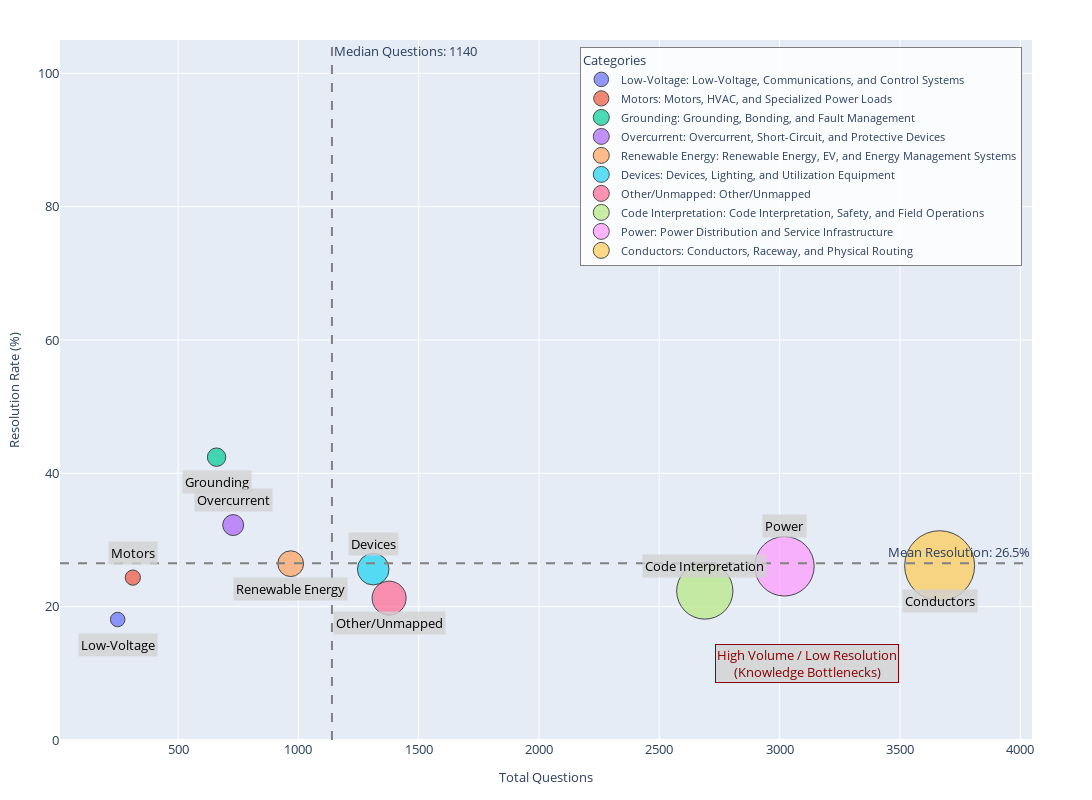

Source (notebook cell):
### Markdown cell above
## Knowledge Bottleneck Graph
- Loads and preprocesses Q&A data from `Final_Analysis.csv`
- Creates boolean columns (`IsQuestion`, `HasSolution`, `AnsweredQuestion`) to identify question presence and resolution status
- Filters to question rows with valid categories and aggregates metrics by `Category` (total questions, answered questions, resolution rate)
- Filters out categories with fewer than 5 questions (`MIN_QUESTIONS_THRESHOLD`)
- Calculates reference lines (overall mean resolution rate, median question count) to identify knowledge bottlenecks
- Creates an interactive bubble chart where bubble size represents unanswered questions, positioned by question volume (x-axis) and resolution rate (y-axis)
- Applies manual label positioning overrides for "Power" and "Conductors" categories to prevent overlap
- Exports the visualization as HTML, PNG, and SVG formats with publication-ready dimensions

## Configuration / Setup
- `MIN_QUESTIONS_THRESHOLD = 5` — minimum questions required for a category to be included
- `FONT_SIZE_PX = 13` — label and axis font size in pixels
- `LABEL_OFFSET_BOTTOM = (0, -25)`, `LABEL_OFFSET_TOP = (0, 25)` — default alternating label positions
- `LABEL_MANUAL_OVERRIDES` — dictionary for manual label positioning: `{'Power': (0, 40), 'Conductors': (0, -35)}`
- `SVG_DPI = 300`, `SVG_WIDTH_INCHES = 6.5` — publication SVG export dimensions
- Sentinel strings: `NO_QUESTION_SENTINEL = "No Question Present"`, `NO_SOLUTION_SENTINEL = "No Solution Present"`

## Inputs
- `PROCESSED_DIR / "Final_Analysis.csv"` (resolved: `data/processed/Final_Analysis.csv`)
    - Expected columns: `QuestionSummary`, `QuestionExcerpt`, `AnswerSummary`, `AnswerExcerpt`, `Category`, `IsQuestion` (computed), `HasSolution` (computed)

## Outputs
- `QA_FIGURES_DIR / "knowledge_bottleneck_bubble.html"` (resolved: `figures/QA/knowledge_bottleneck_bubble.html`) — interactive Plotly chart
- `QA_FIGURES_DIR / "knowledge_bottleneck_bubble.png"` (resolved: `figures/QA/knowledge_bottleneck_bubble.png`) — static PNG image (requires `kaleido`)
- `QA_FIGURES_DIR / "knowledge_bottleneck_bubble.svg"` (resolved: `figures/QA/knowledge_bottleneck_bubble.svg`) — publication-ready SVG (1950×1300 px at 300 DPI)
- Console output: diagnostic table showing aggregated metrics per category, mean resolution rate, and median question count
- In-memory DataFrames: `df` (full dataset), `df_q` (filtered questions), `agg` (category aggregates), `agg_sorted` (sorted by question count)

## Notes / Assumptions
- Requires `pandas`, `plotly`, and optionally `kaleido` (for PNG/SVG export)
- Assumes `QuestionSummary`, `QuestionExcerpt`, `AnswerSummary`, `AnswerExcerpt`, and `Category` columns exist in input CSV
- Questions are identified by non-empty, non-sentinel values in Question fields; solutions by non-empty, non-sentinel Answer fields
- Categories with `total_questions >= median_question_count` and `resolution_rate <= overall_mean_resolution` are flagged as bottlenecks
- Short labels are extracted by taking the first word/phrase before a comma in the category name
- Bubble size is normalized proportionally to `unanswered_questions` for consistent visual scaling
- The chart includes reference lines marking mean resolution rate and median question count to define the bottleneck quadrant (high volume, low resolution)

### Code cell
import sys
from pathlib import Path

# === Paths / Configuration ===
# Dynamically locate the repo root so this notebook works from any CWD
nb_dir = Path.cwd()
repo_root = nb_dir.parent if nb_dir.name == "notebooks" else nb_dir
if str(repo_root) not in sys.path:
    sys.path.insert(0, str(repo_root))

from src.paths import PROJECT_ROOT, DATA_DIR, PROCESSED_DIR, FIGURES_DIR

# === Imports ===
import json
import ast
import pandas as pd
from typing import Dict, Optional
import plotly.graph_objects as go
import plotly.express as px

# === Setup output directory ===
QA_FIGURES_DIR = FIGURES_DIR / "QA"
QA_FIGURES_DIR.mkdir(parents=True, exist_ok=True)

# === Reuse parsing logic ===
def parse_themes_cell(cell) -> Optional[Dict[str, float]]:
    """Parse the Themes cell robustly, returning dict or None."""
    if pd.isna(cell) or cell == "" or cell is None:
        return None
    cell_str = str(cell).strip()
    if not cell_str:
        return None
    try:
        fixed = cell_str.replace("'", '"')
        parsed = json.loads(fixed)
        if isinstance(parsed, dict):
            return {k: float(v) for k, v in parsed.items() if isinstance(v, (int, float))}
    except (json.JSONDecodeError, ValueError, TypeError):
        pass
    try:
        parsed = ast.literal_eval(cell_str)
        if isinstance(parsed, dict):
            return {k: float(v) for k, v in parsed.items() if isinstance(v, (int, float))}
    except (ValueError, SyntaxError, TypeError):
        pass
    return None

def get_top_theme(themes_dict: Optional[Dict[str, float]]) -> Optional[str]:
    """Get the theme with highest percentage."""
    if not themes_dict:
        return None
    sorted_themes = sorted(themes_dict.items(), key=lambda x: (-x[1], x[0]))
    if sorted_themes:
        return sorted_themes[0][0]
    return None

# === Load and preprocess data ===
FINAL_ANALYSIS_CSV = PROCESSED_DIR / "Final_Analysis.csv"
df = pd.read_csv(FINAL_ANALYSIS_CSV)
print(f"Loaded {len(df)} rows from {FINAL_ANALYSIS_CSV.name}\n")

# Define sentinel strings
NO_QUESTION_SENTINEL = "No Question Present"
NO_SOLUTION_SENTINEL = "No Solution Present"

# Create IsQuestion column
def is_question_present(row):
    q_summary = str(row.get("QuestionSummary", "")).strip()
    q_excerpt = str(row.get("QuestionExcerpt", "")).strip()
    return (
        (q_summary and q_summary != "nan" and q_summary != NO_QUESTION_SENTINEL) or
        (q_excerpt and q_excerpt != "nan" and q_excerpt != NO_QUESTION_SENTINEL)
    )

df["IsQuestion"] = df.apply(is_question_present, axis=1)

# Create HasSolution column
def has_solution_present(row):
    a_summary = str(row.get("AnswerSummary", "")).strip()
    a_excerpt = str(row.get("AnswerExcerpt", "")).strip()
    return (
        (a_summary and a_summary != "nan" and a_summary != NO_SOLUTION_SENTINEL) or
        (a_excerpt and a_excerpt != "nan" and a_excerpt != NO_SOLUTION_SENTINEL)
    )

df["HasSolution"] = df.apply(has_solution_present, axis=1)

# Create AnsweredQuestion column
df["AnsweredQuestion"] = df["IsQuestion"] & df["HasSolution"]

# Filter to question rows only with valid Category
df_q = df[(df["IsQuestion"] == True) & (df["Category"].notna())].copy()

# === Aggregate by Category ===
MIN_QUESTIONS_THRESHOLD = 5

agg = df_q.groupby("Category").agg(
    total_questions=("IsQuestion", "count"),
    answered_questions=("AnsweredQuestion", "sum")
).reset_index()

agg["unanswered_questions"] = agg["total_questions"] - agg["answered_questions"]
agg["resolution_rate"] = agg["answered_questions"] / agg["total_questions"]

# Filter out categories with too few questions
agg = agg[agg["total_questions"] >= MIN_QUESTIONS_THRESHOLD].copy()

# === Print Diagnostics Table ===
print("=== Knowledge Bottleneck Summary by Category ===\n")
print(agg.to_string(index=False))
print()

# === Calculate reference lines ===
overall_mean_resolution = agg["resolution_rate"].mean() * 100
median_question_count = agg["total_questions"].median()

print(f"Overall mean resolution rate: {overall_mean_resolution:.1f}%")
print(f"Median question count: {median_question_count:.0f}\n")

# === Sort by total_questions (left to right = low to high) ===
agg_sorted = agg.sort_values("total_questions").reset_index(drop=True)

# === Create short labels (first word/phrase before comma) ===
def get_short_label(category: str) -> str:
    """Extract first word or phrase (before comma) as short label."""
    if "," in category:
        return category.split(",")[0].strip()
    else:
        # Take first word if no comma
        return category.split()[0] if category.split() else category

agg_sorted["ShortLabel"] = agg_sorted["Category"].apply(get_short_label)

# === LABEL POSITIONS ===
# Default alternating positions (even index = bottom, odd index = top)
LABEL_OFFSET_BOTTOM = (0, -25)  # Below the bubble
LABEL_OFFSET_TOP = (0, 25)      # Above the bubble

# ============================================================
# MANUAL LABEL POSITION OVERRIDES
# ============================================================
# Dictionary mapping ShortLabel -> (xshift, yshift) in pixels
# Positive xshift = move right, negative = move left
# Positive yshift = move up, negative = move down
# 
# Add entries here to manually adjust specific label positions:
LABEL_MANUAL_OVERRIDES = {
    "Power": (0, 40),
    "Conductors": (0, -35),
}
# ============================================================

# Identify bottleneck quadrant points (for reference)
agg_sorted["IsBottleneck"] = (
    (agg_sorted["total_questions"] >= median_question_count) & 
    ((agg_sorted["resolution_rate"] * 100) <= overall_mean_resolution)
)

# === Font size: 10pt -> px (assuming 96 DPI: px = pt * 96/72) ===
FONT_SIZE_PX = 13  # 10pt ≈ 13.33px, rounded to 13

# === Create Bubble Chart ===
fig = go.Figure()

# Add bubbles with legend names (this creates the legend)
for idx, row in agg_sorted.iterrows():
    category = row["Category"]
    short_label = row["ShortLabel"]
    x_val = row["total_questions"]
    y_val = row["resolution_rate"] * 100
    bubble_size = row["unanswered_questions"]
    
    # Normalize size for consistent display
    size_normalized = bubble_size / max(agg_sorted["unanswered_questions"]) * 60 + 10
    
    fig.add_trace(go.Scatter(
        x=[x_val],
        y=[y_val],
        mode='markers',
        marker=dict(
            size=size_normalized,
            color=idx,
            colorscale='Viridis',
            cmin=0,
            cmax=len(agg_sorted) - 1,
            opacity=0.7,
            line=dict(width=1, color='black')
        ),
        name=f"{short_label}: {category}",  # Legend entry: "Short: Full Name"
        customdata=[category],
        hovertemplate=(
            f"<b>{category}</b><br>" +
            f"Total Questions: {x_val}<br>" +
            f"Resolution Rate: {y_val:.1f}%<br>" +
            f"Unanswered: {bubble_size}<extra></extra>"
        ),
        showlegend=True
    ))

# === Add short labels next to each point ===
for idx, row in agg_sorted.iterrows():
    short_label = row["ShortLabel"]
    x_val = row["total_questions"]
    y_val = row["resolution_rate"] * 100
    
    # Check for manual override first
    if short_label in LABEL_MANUAL_OVERRIDES:
        xshift, yshift = LABEL_MANUAL_OVERRIDES[short_label]
    else:
        # Alternate: even index = bottom, odd index = top
        if idx % 2 == 0:
            xshift, yshift = LABEL_OFFSET_BOTTOM
        else:
            xshift, yshift = LABEL_OFFSET_TOP
    
    fig.add_annotation(
        x=x_val,
        y=y_val,
        text=short_label,
        showarrow=False,
        xshift=xshift,
        yshift=yshift,
        font=dict(size=FONT_SIZE_PX, color="black"),
        bgcolor="rgba(211,211,211,0.8)",  # Light gray background
        borderpad=2
    )

# Add horizontal reference line (mean resolution rate)
fig.add_hline(
    y=overall_mean_resolution,
    line_dash="dash",
    line_color="gray",
    annotation_text=f"Mean Resolution: {overall_mean_resolution:.1f}%",
    annotation_position="top right",
    annotation_font=dict(size=FONT_SIZE_PX)
)

# Add vertical reference line (median question count)
fig.add_vline(
    x=median_question_count,
    line_dash="dash",
    line_color="gray",
    annotation_text=f"Median Questions: {median_question_count:.0f}",
    annotation_position="top right",
    annotation_font=dict(size=FONT_SIZE_PX)
)

# Add quadrant annotation (bottom-right = bottlenecks)
min_resolution = agg_sorted["resolution_rate"].min() * 100
bottleneck_y_position = min_resolution / 2 + 2.5  # Halfway down from min to 0

fig.add_annotation(
    x=agg_sorted["total_questions"].max() * 0.85,
    y=bottleneck_y_position,
    text="High Volume / Low Resolution<br>(Knowledge Bottlenecks)",
    showarrow=False,
    font=dict(size=FONT_SIZE_PX, color="darkred"),
    bgcolor="rgba(211,211,211,0.8)",
    bordercolor="darkred",
    borderwidth=1
)

fig.update_layout(
    # No title (removed for publication)
    font=dict(size=FONT_SIZE_PX),
    xaxis=dict(
        title=dict(text="Total Questions", font=dict(size=FONT_SIZE_PX)),
        tickfont=dict(size=FONT_SIZE_PX)
    ),
    yaxis=dict(
        title=dict(text="Resolution Rate (%)", font=dict(size=FONT_SIZE_PX)),
        tickfont=dict(size=FONT_SIZE_PX),
        range=[0, 105]
    ),
    width=1200,
    height=800,
    margin=dict(t=40, l=60, r=60, b=60),
    showlegend=True,
    legend=dict(
        title=dict(text="Categories", font=dict(size=FONT_SIZE_PX)),
        font=dict(size=FONT_SIZE_PX - 2),
        yanchor="top",
        y=0.99,
        xanchor="right",
        x=0.99,  # Inside the plot area (top-right corner)
        bgcolor="rgba(255,255,255,0.85)",
        bordercolor="gray",
        borderwidth=1
    ),
    hovermode='closest'
)

# === Save outputs using portable paths ===
BUBBLE_HTML = QA_FIGURES_DIR / "knowledge_bottleneck_bubble.html"
BUBBLE_PNG = QA_FIGURES_DIR / "knowledge_bottleneck_bubble.png"
BUBBLE_SVG = QA_FIGURES_DIR / "knowledge_bottleneck_bubble.svg"

fig.write_html(str(BUBBLE_HTML))
print(f"Interactive bubble chart saved to {BUBBLE_HTML.relative_to(PROJECT_ROOT)}")

# === SVG export: 6.5 inches at 300 DPI, preserve aspect ratio ===
SVG_DPI = 300
SVG_WIDTH_INCHES = 6.5
SVG_WIDTH_PX = int(SVG_WIDTH_INCHES * SVG_DPI)  # 1950 px
SVG_HEIGHT_PX = int(SVG_WIDTH_PX * (800 / 1200))  # Preserve aspect ratio -> 1300 px

# Save static images (requires kaleido)
try:
    fig.write_image(str(BUBBLE_PNG), scale=2)
    print(f"Static PNG saved to {BUBBLE_PNG.relative_to(PROJECT_ROOT)}")
except Exception as e:
    print(f"Note: Could not save PNG (requires kaleido): {e}")

try:
    fig.write_image(str(BUBBLE_SVG), format="svg", width=SVG_WIDTH_PX, height=SVG_HEIGHT_PX)
    print(f"Publication SVG saved to {BUBBLE_SVG.relative_to(PROJECT_ROOT)} ({SVG_WIDTH_INCHES}\" x {SVG_WIDTH_INCHES * (800/1200):.2f}\" at {SVG_DPI} DPI)")
except Exception as e:
    print(f"SVG export requires kaleido: {e}")

fig.show()

### Figure 1 — Plotly figure (JSON) as saved in the notebook; plotly's stock layout.template omitted (floating-point values rounded to 4 significant figures)
{"data": [{"customdata": ["Low-Voltage, Communications, and Control Systems"], "hovertemplate": "<b>Low-Voltage, Communications, and Control Systems</b><br>Total Questions: 249<br>Resolution Rate: 18.1%<br>Unanswered: 204<extra></extra>", "marker": {"cmax": 9, "cmin": 0, "color": 0, "colorscale": [[0, "#440154"], [0.1111, "#482878"], [0.2222, "#3e4989"], [0.3333, "#31688e"], [0.4444, "#26828e"], [0.5556, "#1f9e89"], [0.6667, "#35b779"], [0.7778, "#6ece58"], [0.8889, "#b5de2b"], [1, "#fde725"]], "line": {"color": "black", "width": 1}, "opacity": 0.7, "size": 14.52}, "mode": "markers", "name": "Low-Voltage: Low-Voltage, Communications, and Control Systems", "showlegend": true, "type": "scatter", "x": [249], "y": [18.07]}, {"customdata": ["Motors, HVAC, and Specialized Power Loads"], "hovertemplate": "<b>Motors, HVAC, and Specialized Power Loads</b><br>Total Questions: 312<br>Resolution Rate: 24.4%<br>Unanswered: 236<extra></extra>", "marker": {"cmax": 9, "cmin": 0, "color": 1, "colorscale": [[0, "#440154"], [0.1111, "#482878"], [0.2222, "#3e4989"], [0.3333, "#31688e"], [0.4444, "#26828e"], [0.5556, "#1f9e89"], [0.6667, "#35b779"], [0.7778, "#6ece58"], [0.8889, "#b5de2b"], [1, "#fde725"]], "line": {"color": "black", "width": 1}, "opacity": 0.7, "size": 15.23}, "mode": "markers", "name": "Motors: Motors, HVAC, and Specialized Power Loads", "showlegend": true, "type": "scatter", "x": [312], "y": [24.36]}, {"customdata": ["Grounding, Bonding, and Fault Management"], "hovertemplate": "<b>Grounding, Bonding, and Fault Management</b><br>Total Questions: 660<br>Resolution Rate: 42.4%<br>Unanswered: 380<extra></extra>", "marker": {"cmax": 9, "cmin": 0, "color": 2, "colorscale": [[0, "#440154"], [0.1111, "#482878"], [0.2222, "#3e4989"], [0.3333, "#31688e"], [0.4444, "#26828e"], [0.5556, "#1f9e89"], [0.6667, "#35b779"], [0.7778, "#6ece58"], [0.8889, "#b5de2b"], [1, "#fde725"]], "line": {"color": "black", "width": 1}, "opacity": 0.7, "size": 18.42}, "mode": "markers", "name": "Grounding: Grounding, Bonding, and Fault Management", "showlegend": true, "type": "scatter", "x": [660], "y": [42.42]}, {"customdata": ["Overcurrent, Short-Circuit, and Protective Devices"], "hovertemplate": "<b>Overcurrent, Short-Circuit, and Protective Devices</b><br>Total Questions: 729<br>Resolution Rate: 32.2%<br>Unanswered: 494<extra></extra>", "marker": {"cmax": 9, "cmin": 0, "color": 3, "colorscale": [[0, "#440154"], [0.1111, "#482878"], [0.2222, "#3e4989"], [0.3333, "#31688e"], [0.4444, "#26828e"], [0.5556, "#1f9e89"], [0.6667, "#35b779"], [0.7778, "#6ece58"], [0.8889, "#b5de2b"], [1, "#fde725"]], "line": {"color": "black", "width": 1}, "opacity": 0.7, "size": 20.95}, "mode": "markers", "name": "Overcurrent: Overcurrent, Short-Circuit, and Protective Devices", "showlegend": true, "type": "scatter", "x": [729], "y": [32.24]}, {"customdata": ["Renewable Energy, EV, and Energy Management Systems"], "hovertemplate": "<b>Renewable Energy, EV, and Energy Management Systems</b><br>Total Questions: 968<br>Resolution Rate: 26.4%<br>Unanswered: 712<extra></extra>", "marker": {"cmax": 9, "cmin": 0, "color": 4, "colorscale": [[0, "#440154"], [0.1111, "#482878"], [0.2222, "#3e4989"], [0.3333, "#31688e"], [0.4444, "#26828e"], [0.5556, "#1f9e89"], [0.6667, "#35b779"], [0.7778, "#6ece58"], [0.8889, "#b5de2b"], [1, "#fde725"]], "line": {"color": "black", "width": 1}, "opacity": 0.7, "size": 25.78}, "mode": "markers", "name": "Renewable Energy: Renewable Energy, EV, and Energy Management Systems", "showlegend": true, "type": "scatter", "x": [968], "y": [26.45]}, {"customdata": ["Devices, Lighting, and Utilization Equipment"], "hovertemplate": "<b>Devices, Lighting, and Utilization Equipment</b><br>Total Questions: 1311<br>Resolution Rate: 25.6%<br>Unanswered: 975<extra></extra>", "marker": {"cmax": 9, "cmin": 0, "color": 5, "colorscale": [[0, "#440154"], [0.1111, "#482878"], [0.2222, "#3e4989"], [0.3333, "#31688e"], [0.4444, "#26828e"], [0.5556, "#1f9e89"], [0.6667, "#35b779"], [0.7778, "#6ece58"], [0.8889, "#b5de2b"], [1, "#fde725"]], "line": {"color": "black", "width": 1}, "opacity": 0.7, "size": 31.61}, "mode": "markers", "name": "Devices: Devices, Lighting, and Utilization Equipment", "showlegend": true, "type": "scatter", "x": [1311], "y": [25.63]}, {"customdata": ["Other/Unmapped"], "hovertemplate": "<b>Other/Unmapped</b><br>Total Questions: 1377<br>Resolution Rate: 21.3%<br>Unanswered: 1084<extra></extra>", "marker": {"cmax": 9, "cmin": 0, "color": 6, "colorscale": [[0, "#440154"], [0.1111, "#482878"], [0.2222, "#3e4989"], [0.3333, "#31688e"], [0.4444, "#26828e"], [0.5556, "#1f9e89"], [0.6667, "#35b779"], [0.7778, "#6ece58"], [0.8889, "#b5de2b"], [1, "#fde725"]], "line": {"color": "black", "width": 1}, "opacity": 0.7, "size": 34.03}, "mode": "markers", "name": "Other/Unmapped: Other/Unmapped", "showlegend": true, "type": "scatter", "x": [1377], "y": [21.28]}, {"customdata": ["Code Interpretation, Safety, and Field Operations"], "hovertemplate": "<b>Code Interpretation, Safety, and Field Operations</b><br>Total Questions: 2689<br>Resolution Rate: 22.4%<br>Unanswered: 2088<extra></extra>", "marker": {"cmax": 9, "cmin": 0, "color": 7, "colorscale": [[0, "#440154"], [0.1111, "#482878"], [0.2222, "#3e4989"], [0.3333, "#31688e"], [0.4444, "#26828e"], [0.5556, "#1f9e89"], [0.6667, "#35b779"], [0.7778, "#6ece58"], [0.8889, "#b5de2b"], [1, "#fde725"]], "line": {"color": "black", "width": 1}, "opacity": 0.7, "size": 56.28}, "mode": "markers", "name": "Code Interpretation: Code Interpretation, Safety, and Field Operations", "showlegend": true, "type": "scatter", "x": [2689], "y": [22.35]}, {"customdata": ["Power Distribution and Service Infrastructure"], "hovertemplate": "<b>Power Distribution and Service Infrastructure</b><br>Total Questions: 3020<br>Resolution Rate: 26.1%<br>Unanswered: 2233<extra></extra>", "marker": {"cmax": 9, "cmin": 0, "color": 8, "colorscale": [[0, "#440154"], [0.1111, "#482878"], [0.2222, "#3e4989"], [0.3333, "#31688e"], [0.4444, "#26828e"], [0.5556, "#1f9e89"], [0.6667, "#35b779"], [0.7778, "#6ece58"], [0.8889, "#b5de2b"], [1, "#fde725"]], "line": {"color": "black", "width": 1}, "opacity": 0.7, "size": 59.49}, "mode": "markers", "name": "Power: Power Distribution and Service Infrastructure", "showlegend": true, "type": "scatter", "x": [3020], "y": [26.06]}, {"customdata": ["Conductors, Raceway, and Physical Routing"], "hovertemplate": "<b>Conductors, Raceway, and Physical Routing</b><br>Total Questions: 3665<br>Resolution Rate: 26.1%<br>Unanswered: 2707<extra></extra>", "marker": {"cmax": 9, "cmin": 0, "color": 9, "colorscale": [[0, "#440154"], [0.1111, "#482878"], [0.2222, "#3e4989"], [0.3333, "#31688e"], [0.4444, "#26828e"], [0.5556, "#1f9e89"], [0.6667, "#35b779"], [0.7778, "#6ece58"], [0.8889, "#b5de2b"], [1, "#fde725"]], "line": {"color": "black", "width": 1}, "opacity": 0.7, "size": 70}, "mode": "markers", "name": "Conductors: Conductors, Raceway, and Physical Routing", "showlegend": true, "type": "scatter", "x": [3665], "y": [26.14]}], "layout": {"annotations": [{"bgcolor": "rgba(211,211,211,0.8)", "borderpad": 2, "font": {"color": "black", "size": 13}, "showarrow": false, "text": "Low-Voltage", "x": 249, "xshift": 0, "y": 18.07, "yshift": -25}, {"bgcolor": "rgba(211,211,211,0.8)", "borderpad": 2, "font": {"color": "black", "size": 13}, "showarrow": false, "text": "Motors", "x": 312, "xshift": 0, "y": 24.36, "yshift": 25}, {"bgcolor": "rgba(211,211,211,0.8)", "borderpad": 2, "font": {"color": "black", "size": 13}, "showarrow": false, "text": "Grounding", "x": 660, "xshift": 0, "y": 42.42, "yshift": -25}, {"bgcolor": "rgba(211,211,211,0.8)", "borderpad": 2, "font": {"color": "black", "size": 13}, "showarrow": false, "text": "Overcurrent", "x": 729, "xshift": 0, "y": 32.24, "yshift": 25}, {"bgcolor": "rgba(211,211,211,0.8)", "borderpad": 2, "font": {"color": "black", "size": 13}, "showarrow": false, "text": "Renewable Energy", "x": 968, "xshift": 0, "y": 26.45, "yshift": -25}, {"bgcolor": "rgba(211,211,211,0.8)", "borderpad": 2, "font": {"color": "black", "size": 13}, "showarrow": false, "text": "Devices", "x": 1311, "xshift": 0, "y": 25.63, "yshift": 25}, {"bgcolor": "rgba(211,211,211,0.8)", "borderpad": 2, "font": {"color": "black", "size": 13}, "showarrow": false, "text": "Other/Unmapped", "x": 1377, "xshift": 0, "y": 21.28, "yshift": -25}, {"bgcolor": "rgba(211,211,211,0.8)", "borderpad": 2, "font": {"color": "black", "size": 13}, "showarrow": false, "text": "Code Interpretation", "x": 2689, "xshift": 0, "y": 22.35, "yshift": 25}, {"bgcolor": "rgba(211,211,211,0.8)", "borderpad": 2, "font": {"color": "black", "size": 13}, "showarrow": false, "text": "Power", "x": 3020, "xshift": 0, "y": 26.06, "yshift": 40}, {"bgcolor": "rgba(211,211,211,0.8)", "borderpad": 2, "font": {"color": "black", "size": 13}, "showarrow": false, "text": "Conductors", "x": 3665, "xshift": 0, "y": 26.14, "yshift": -35}, {"font": {"size": 13}, "showarrow": false, "text": "Mean Resolution: 26.5%", "x": 1, "xanchor": "right", "xref": "x domain", "y": 26.5, "yanchor": "bottom", "yref": "y"}, {"font": {"size": 13}, "showarrow": false, "text": "Median Questions: 1140", "x": 1140.0, "xanchor": "left", "xref": "x", "y": 1, "yanchor": "top", "yref": "y domain"}, {"bgcolor": "rgba(211,211,211,0.8)", "bordercolor": "darkred", "borderwidth": 1, "font": {"color": "darkred", "size": 13}, "showarrow": false, "text": "High Volume / Low Resolution<br>(Knowledge Bottlenecks)", "x": 3115.0, "y": 11.54}], "font": {"size": 13}, "height": 800, "hovermode": "closest", "legend": {"bgcolor": "rgba(255,255,255,0.85)", "bordercolor": "gray", "borderwidth": 1, "font": {"size": 11}, "title": {"font": {"size": 13}, "text": "Categories"}, "x": 0.99, "xanchor": "right", "y": 0.99, "yanchor": "top"}, "margin": {"b": 60, "l": 60, "r": 60, "t": 40}, "shapes": [{"line": {"color": "gray", "dash": "dash"}, "type": "line", "x0": 0, "x1": 1, "xref": "x domain", "y0": 26.5, "y1": 26.5, "yref": "y"}, {"line": {"color": "gray", "dash": "dash"}, "type": "line", "x0": 1140.0, "x1": 1140.0, "xref": "x", "y0": 0, "y1": 1, "yref": "y domain"}], "showlegend": true, "width": 1200, "xaxis": {"tickfont": {"size": 13}, "title": {"font": {"size": 13}, "text": "Total Questions"}}, "yaxis": {"range": [0, 105], "tickfont": {"size": 13}, "title": {"font": {"size": 13}, "text": "Resolution Rate (%)"}}}}
